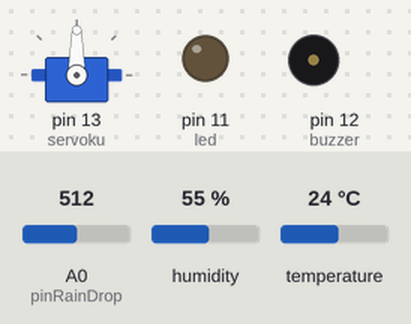
Simulated run of this sketch. Board: Arduino Mega 2560, built with avr-gcc and run on an emulated ATmega2560. On the bench: servo, output pins drawn as LEDs (lit = HIGH), buzzer (waves = sounding, pin HIGH). Inputs (shaded band) come from the test bench; at power-on: temperature 24 °C, A0 (pinRainDrop) = 512, humidity 55 %. WiFi joins after 1.5 s; servers stay silent unless stated; the modem accepts every AT command (registered, SIM ready, sends succeed) and sends nothing else; what the sketch prints to the serial monitor is not drawn.

Above: at 3.7 s.
3.8 s: temperature set to 18 °C
14.1 s: temperature set to 15 °C
At 17.8 s:
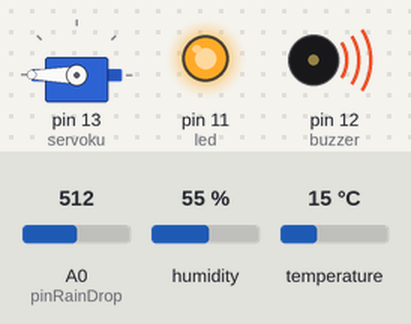
24.4 s: temperature set to 19 °C
At 25.0 s:
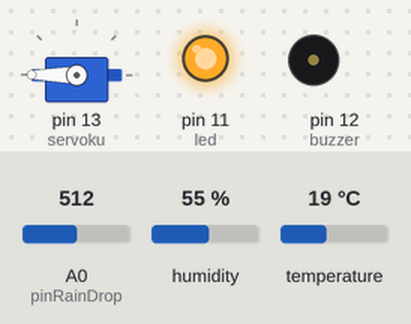
34.7 s: temperature set to 12 °C
At 40.3 s:
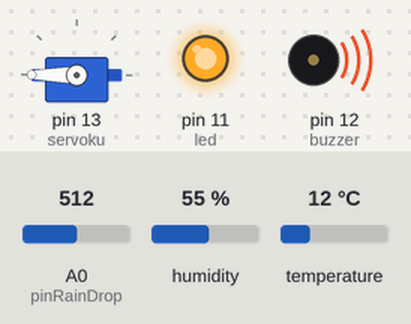
45.0 s: temperature set to 28 °C
At 48.8 s:
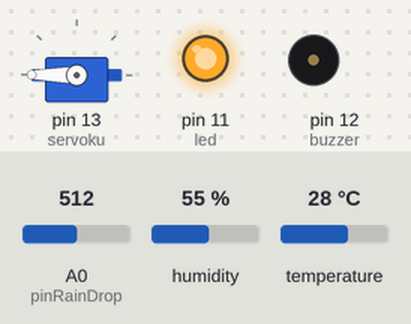
Timing chart, 0 to 50.3 s (numbered marks = the images above; inputs shaded):
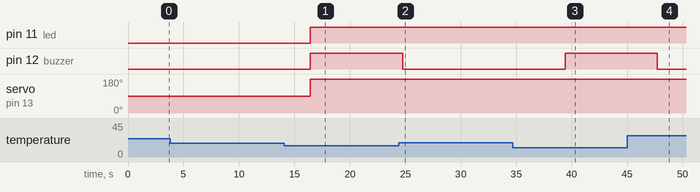

Measured:
- the behaviour switches between 17 and 16 °C on temperature (found by bisection; images 0 and 1)
- after the input at 3.8 s, every drawn part: stays the same
- after the input at 14.1 s, pin 11 (led), pin 12 (buzzer): LOW → HIGH after 2.3 s; servo on pin 13 (servoku): 90° → 180° after 2.3 s
- after the input at 24.4 s, pin 12 (buzzer): HIGH → LOW after 0.35 s
- after the input at 34.7 s, pin 12 (buzzer): LOW → HIGH after 4.7 s
- after the input at 45.0 s, pin 12 (buzzer): HIGH → LOW after 2.7 s

The sketch:

alarmHujanV4.ino
```cpp
#include "WiFiEsp.h"
#include "ThingSpeak.h"
#include "SoftwareSerial.h"
#include "DHT.h"
#include <Servo.h>
#include "servo.h"

#define ssid "doyy"
#define pass "akuakuaku"
#define SECRET_CH_ID 1288460
#define SECRET_WRITE_APIKEY "CJSVB42KO69ZYWUD"

//int keyIndex = 0;
WiFiEspClient client;

#ifndef HAVE_HWSERIAL1
SoftwareSerial Serial1(7,6); //RX , TX

#define ESP_BAUDRATE 9600
#else
#define ESP_BAUDRATE 19200
#endif

unsigned long myProjectNumber = SECRET_CH_ID;
const char * myWriteAPIKey = SECRET_WRITE_APIKEY;
String myStatus = "";


const int pinRainDrop = A0;
#define DHTPIN 8
#define DHTTYPE DHT11

DHT dht(DHTPIN, DHTTYPE);

const int buzzer = 12;
const int led = 11;

Servo servoku;
int modeCount = 0;

void setup(){
  Serial.begin(115200);

  pinMode(buzzer, OUTPUT);
  pinMode(led, OUTPUT);

  pinMode(pinRainDrop, INPUT);
  dht.begin();
  pinMode(4, INPUT);


  setEspBaudRate(ESP_BAUDRATE);
  while(!Serial1){;}

  Serial.print("Mencari board ESP8266 : ");
  WiFi.init(&Serial1);
  if(WiFi.status() == WL_NO_SHIELD){
    Serial.println("Tidak di Temukan !");
    while(true);
    }
  Serial.println("Berhasil di Temukan ! ");

  ThingSpeak.begin(client);


  }

void loop(){
  servoku.attach(13);
  if(WiFi.status() != WL_CONNECTED){
    Serial.print("Menyambungkan ke : ");
    Serial.println(ssid);
    while(WiFi.status() != WL_CONNECTED){
      WiFi.begin(ssid, pass);
      Serial.print("Wait a minute..");
      delay(3000);
      }
      Serial.println("Terhubung");
    }

    delay(2000);
    // Sensor RainDrop
    int nilaiRainDrop = analogRead(pinRainDrop);
    Serial.println(nilaiRainDrop);

    // Sensor DHT11
    float t = dht.readTemperature(); // suhu
    float h = dht.readHumidity(); // kelembapan

    if(isnan(t) || isnan(h)){
      Serial.println("Periksa konfigurasi pin/kabelnya");
      Serial.println("Sensor Tidak Terbaca");
      return;
      delay(3000);
      }

    Serial.print("Suhu : ");
    Serial.print(t);
    Serial.print(" Celcius \n");
    Serial.print("Kelembapan : ");
    Serial.print(h);

    // set the fields with the values
    ThingSpeak.setField(1, nilaiRainDrop);
    ThingSpeak.setField(2, t);
    ThingSpeak.setField(3, h);

    if((nilaiRainDrop <= 500 || t <= 16) && modeCount < 3){
      servoku.write(180);
      servoku.detach();
      digitalWrite(led, HIGH);
      digitalWrite(buzzer, HIGH);
      delay(1000);
      modeCount = modeCount + 1;
      }else if(modeCount = 3) {
        digitalWrite(buzzer, LOW);
        servoku.detach();
        if (nilaiRainDrop > 500 || t > 16){
          modeCount = 0;
          servoku.detach();
          }
        }else{
          servoku.write(0);
          servoku.detach();
          digitalWrite(led, LOW);
          digitalWrite(buzzer, LOW);
          }


    // write to the ThingSpeak Channel
    int x = ThingSpeak.writeFields(myProjectNumber, myWriteAPIKey);

    if(x == 200){
      Serial.println("Channel update successful..");
      }
      else{
        Serial.println("Problem updating channel. HTTP error code " );
        }
    delay(5000);
  }

  void setEspBaudRate(unsigned long baudrate){
    long rates[2] = {9600,19200};

    Serial.print("Setting baudrate ESP8266 ke : ");
    Serial.print(baudrate);
    Serial.println("...");

    for(int i=0; i<6; i++){
      Serial1.begin(rates[i]);
      delay(200);
      Serial1.print("AT+UART_DEF=");
      Serial1.print(baudrate);
      Serial1.print(",8,1,0,0\r\n");
      delay(200);
      }
      Serial1.begin(baudrate);
  }
```
